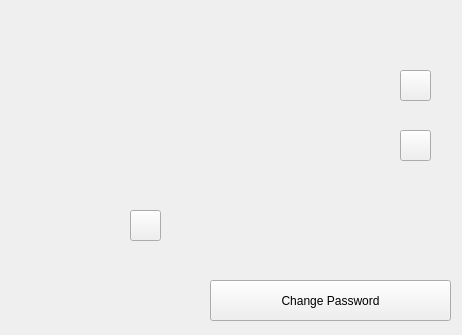
<?xml version="1.0" encoding="UTF-8"?>
<ui version="4.0">
 <class>UpdateFormDialog</class>
 <widget class="QDialog" name="UpdateFormDialog">
  <property name="geometry">
   <rect>
    <x>0</x>
    <y>0</y>
    <width>462</width>
    <height>335</height>
   </rect>
  </property>
  <property name="windowTitle">
   <string>Update user</string>
  </property>
  <widget class="QLabel" name="image">
   <property name="geometry">
    <rect>
     <x>20</x>
     <y>60</y>
     <width>141</width>
     <height>151</height>
    </rect>
   </property>
   <property name="text">
    <string/>
   </property>
  </widget>
  <widget class="QLabel" name="name">
   <property name="geometry">
    <rect>
     <x>200</x>
     <y>60</y>
     <width>171</width>
     <height>51</height>
    </rect>
   </property>
   <property name="text">
    <string/>
   </property>
  </widget>
  <widget class="QLabel" name="surmane">
   <property name="geometry">
    <rect>
     <x>200</x>
     <y>120</y>
     <width>171</width>
     <height>51</height>
    </rect>
   </property>
   <property name="text">
    <string/>
   </property>
  </widget>
  <widget class="QPushButton" name="passwordChange">
   <property name="geometry">
    <rect>
     <x>210</x>
     <y>280</y>
     <width>241</width>
     <height>41</height>
    </rect>
   </property>
   <property name="text">
    <string>Change Password</string>
   </property>
   <property name="autoDefault">
    <bool>false</bool>
   </property>
  </widget>
  <widget class="QPushButton" name="nameChange">
   <property name="geometry">
    <rect>
     <x>400</x>
     <y>70</y>
     <width>31</width>
     <height>31</height>
    </rect>
   </property>
   <property name="text">
    <string/>
   </property>
   <property name="icon">
    <iconset>
     <normalon>:/images/edit.png</normalon>
    </iconset>
   </property>
   <property name="autoDefault">
    <bool>false</bool>
   </property>
  </widget>
  <widget class="QPushButton" name="surnameChange">
   <property name="geometry">
    <rect>
     <x>400</x>
     <y>130</y>
     <width>31</width>
     <height>31</height>
    </rect>
   </property>
   <property name="text">
    <string/>
   </property>
   <property name="icon">
    <iconset>
     <normalon>:/images/edit.png</normalon>
    </iconset>
   </property>
   <property name="autoDefault">
    <bool>false</bool>
   </property>
  </widget>
  <widget class="QPushButton" name="imageChange">
   <property name="geometry">
    <rect>
     <x>130</x>
     <y>210</y>
     <width>31</width>
     <height>31</height>
    </rect>
   </property>
   <property name="text">
    <string/>
   </property>
   <property name="icon">
    <iconset>
     <normalon>:/images/edit.png</normalon>
    </iconset>
   </property>
   <property name="autoDefault">
    <bool>false</bool>
   </property>
   <property name="flat">
    <bool>false</bool>
   </property>
  </widget>
  <widget class="QLabel" name="error">
   <property name="geometry">
    <rect>
     <x>10</x>
     <y>260</y>
     <width>191</width>
     <height>51</height>
    </rect>
   </property>
   <property name="text">
    <string/>
   </property>
  </widget>
  <widget class="QLabel" name="nickname">
   <property name="geometry">
    <rect>
     <x>200</x>
     <y>180</y>
     <width>171</width>
     <height>51</height>
    </rect>
   </property>
   <property name="text">
    <string/>
   </property>
  </widget>
  <widget class="QLabel" name="email">
   <property name="geometry">
    <rect>
     <x>200</x>
     <y>230</y>
     <width>241</width>
     <height>51</height>
    </rect>
   </property>
   <property name="text">
    <string/>
   </property>
  </widget>
 </widget>
 <resources/>
 <connections/>
</ui>
